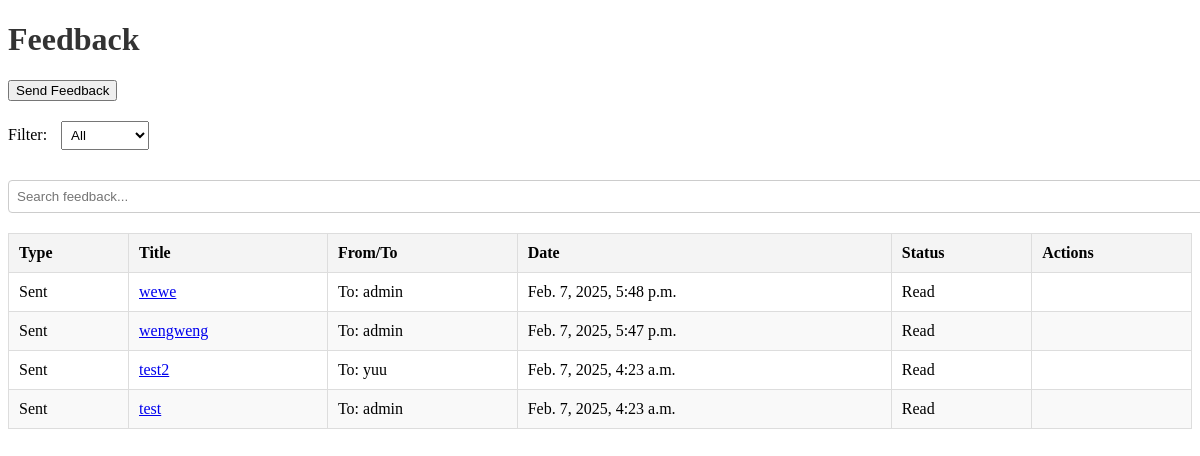
Before: /feedbacks/ (signed in) with the older database file.
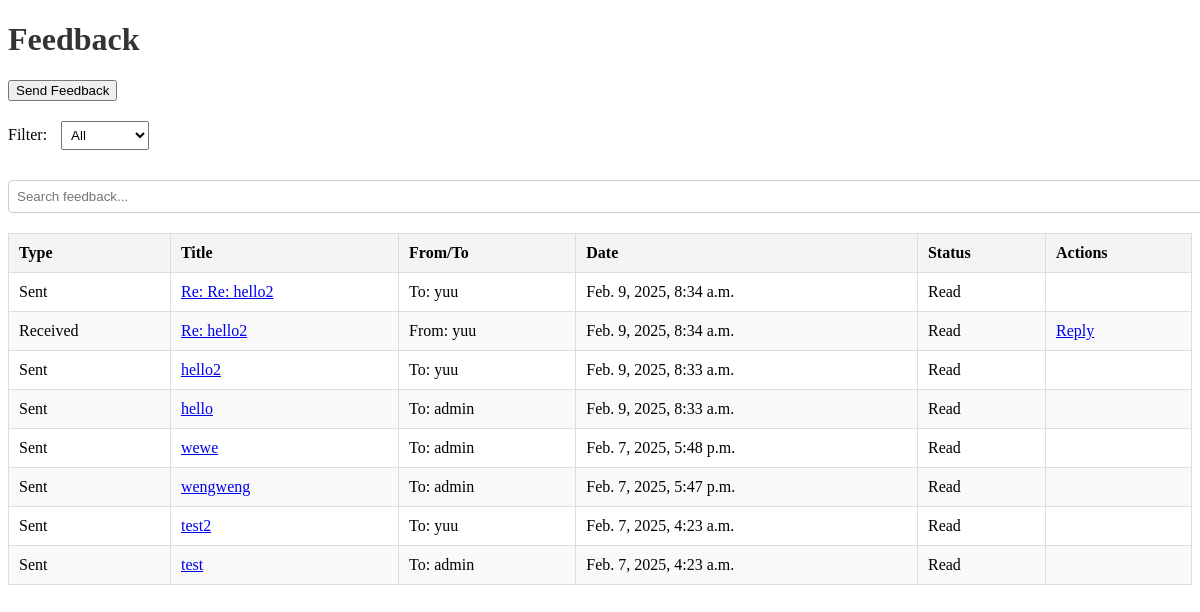
After: the same page with the newer database file.
### feedbacks/models.py (models this page shows, shortened)
class Feedback(models.Model):
    CATEGORY_CHOICES = [
        ('system/application', 'System/Application'),
        ('aid_programs', 'Aid Programs'),
    ]
    sender = models.ForeignKey(settings.AUTH_USER_MODEL, related_name='sent_feedbacks', on_delete=models.CASCADE)
    receiver = models.ForeignKey(settings.AUTH_USER_MODEL, related_name='received_feedbacks', on_delete=models.CASCADE)
    title = models.CharField(max_length=255)
    message = models.TextField()
    category = models.CharField(max_length=20, choices=CATEGORY_CHOICES)
    attachment = models.FileField(upload_to='feedback_attachments/', blank=True, null=True)
    is_read = models.BooleanField(default=False)  # Track if the feedback is read
    created_at = models.DateTimeField(auto_now_add=True)
    updated_at = models.DateTimeField(auto_now=True)
    class Meta:
        db_table = 'feedback'

### users/models.py (models this page shows, shortened)
class Account(AbstractUser):
    ROLE_LIST = [
        ('student', 'Student'),
        ('officer', 'Aid Officer'),
        ('funder', 'Funder'),
        ('administrator', 'Administrator'),
    ]
    role = models.CharField(max_length=13, choices=ROLE_LIST)
    study_program = models.CharField(max_length=100, blank=True, null=True)  # only for Students
    years_of_study = models.IntegerField(blank=True, null=True)
    gpa = models.FloatField(blank=True, null=True)
    organization_name = models.CharField(max_length=255, blank=True, null=True)
    is_approved = models.BooleanField(default=False)
    phone_number = models.CharField(max_length=15, blank=True, null=True)
    created_at = models.DateTimeField(default=now)
    updated_at = models.DateTimeField(auto_now=True)
    class Meta:
        db_table = 'users_masterlist'

### feedbacks/views.py (the view, shortened to what this page needs)
# urls.py: path('', views.feedback_view, name='feedback_view'),
@login_required
def feedback_view(request):
    tab = request.GET.get('tab', 'received')
    feedback_id = request.GET.get('id')
    all_feedbacks = Feedback.objects.filter(
        Q(sender=request.user) | Q(receiver=request.user)
    ).order_by('-created_at')
    feedback_list = []
    for feedback in all_feedbacks:
        feedback_data = {
            'feedback': feedback,
            'type': 'Sent' if feedback.sender == request.user else 'Received',
        }
        feedback_list.append(feedback_data)
    return render(request, 'feedbacks/feedback.html', {
        'tab': tab,
        'feedback_list': feedback_list,
    })

### feedbacks/templates/feedbacks/feedback.html (shortened to what this page needs)
<!DOCTYPE html>
<html lang="en">
<head>
</head>
<body>
    <h1>Feedback</h1>
    <div class="actions">
        <button onclick="openModal('send-feedback')">Send Feedback</button>
    </div>
    <div class="filters">
        <label for="filter-dropdown">Filter:</label>
        <select id="filter-dropdown" onchange="filterFeedback(this.value)">
            <option value="all">All</option>
        </select>
    </div>
    <div class="search-bar">
        <input type="text" id="search-input" placeholder="Search feedback..." onkeyup="filterFeedback()">
    </div>
    <table id="feedback-table">
        <thead>
            <tr>
                <th>Type</th>
                <th>Title</th>
                <th>From/To</th>
                <th>Date</th>
                <th>Status</th>
                <th>Actions</th>
            </tr>
        </thead>
        <tbody>
            {% for item in feedback_list %}
                <tr class="feedback-row {% if item.type == 'Sent' %}sent{% else %}received{% endif %}">
                    <td>{{ item.type }}</td>
                    <td>
                        <a href="#"
                            onclick="showFeedbackContent(
                                '{{ item.feedback.id }}',
                                '{{ item.feedback.title|escapejs }}',
                                '{{ item.feedback.message|escapejs }}',
                                {% if item.feedback.attachment %}'{{ item.feedback.attachment.url|escapejs }}'{% else %}null{% endif %}
                            )">
                            {{ item.feedback.title }}
                        </a>
                    </td>
                    <td>
                        {% if item.type == 'Sent' %}
                            To: {{ item.feedback.receiver.username }}
                        {% else %}
                            From: {{ item.feedback.sender.username }}
                        {% endif %}
                    </td>
                    <td>{{ item.feedback.created_at }}</td>
                    <td id="status-{{item.feedback.id}}">
                        {% if not item.feedback.is_read and item.feedback.receiver == request.user %}
                            <strong>Unread</strong>
                        {% else %}
                            Read
                        {% endif %}
                    </td>
                    <td>
                        {% if item.feedback.receiver == request.user %}
                            <a href="#" onclick="openReplyModal({{ item.feedback.id }})">Reply</a>
                        {% endif %}
                    </td>
                </tr>
            {% empty %}
                <tr>
                    <td colspan="6">No feedback available.</td>
                </tr>
            {% endfor %}
        </tbody>
    </table>
</body>
</html>

### feedbacks/templates/feedbacks/feedback.html (style rules this page uses)
h1 { color: #333; }
.actions, .filters, .search-bar { margin-bottom: 20px; }
.filters select { padding: 5px; margin-left: 10px; }
.search-bar input { width: 100%; padding: 8px; margin-top: 10px; border: 1px solid #ccc; border-radius: 4px; }
table { width: 100%; border-collapse: collapse; margin-top: 20px; }
table th, table td { padding: 10px; border: 1px solid #ddd; text-align: left; }
table th { background-color: #f4f4f4; }
table tr:nth-child(even) { background-color: #f9f9f9; }

Changed rows visible on the page:
added Feedback: type "Sent", feedback "Re: Re: hello2", feedback.receiver.username "yuu", feedback.created_at "Feb. 9, 2025, 8:34 a.m.", is_read "Read"
added Feedback: type "Received", feedback "Re: hello2", feedback.sender.username "yuu", feedback.created_at "Feb. 9, 2025, 8:34 a.m.", is_read "Read"
added Feedback: type "Sent", feedback "hello2", feedback.receiver.username "yuu", feedback.created_at "Feb. 9, 2025, 8:33 a.m.", is_read "Read"
added Feedback: type "Sent", feedback "hello", feedback.receiver.username "admin", feedback.created_at "Feb. 9, 2025, 8:33 a.m.", is_read "Read"
